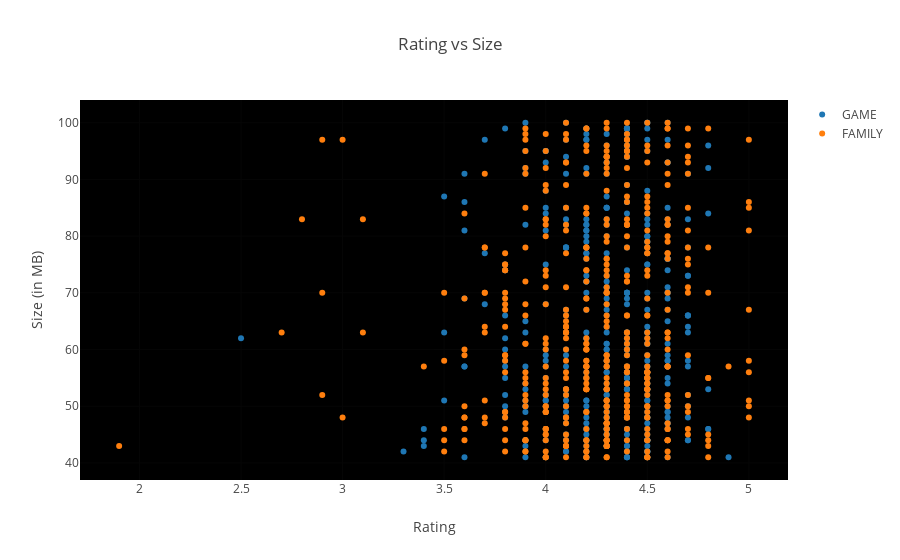

Notebook cell for this chart:
### Markdown cell above
Most top rated apps are optimally sized between **~2MB to ~40MB** - neither too light nor too heavy.

### Code cell
c = ['hsl('+str(h)+',50%'+',50%)' for h in np.linspace(0, 360, len(list(set(groups.Category))))]

subset_df = df[df.Size > 40]
groups_temp = subset_df.groupby('Category').filter(lambda x: len(x) >20)

# for category in enumerate(list(set(groups_temp.Category))):
#     print (category)

data = [{
    'x': groups_temp.loc[subset_df.Category==category[1]]['Rating'], 
    'type':'scatter',
    'y' : subset_df['Size'],
    'name' : str(category[1]),
    'mode' : 'markers',
    'showlegend': True,
    #'marker': {'color':c[i]}
    #'text' : df['rating'],
    } for category in enumerate(['GAME', 'FAMILY'])]


layout = {'title':"Rating vs Size", 
          'xaxis': {'title' : 'Rating'},
          'yaxis' : {'title' : 'Size (in MB)'},
         'plot_bgcolor': 'rgb(0,0,0)'}

plotly.offline.iplot({'data': data, 'layout': layout})

# heavy_categories = [ 'ENTERTAINMENT', 'MEDICAL', 'DATING']

# data = [{
#     'x': groups.loc[df.Category==category]['Rating'], 
#     'type':'scatter',
#     'y' : df['Size'],
#     'name' : category,
#     'mode' : 'markers',
#     'showlegend': True,
#     #'text' : df['rating'],
#     } for category in heavy_categories]

### Figure 1 — Plotly figure (JSON) as saved in the notebook; plotly's stock layout.template omitted (floating-point values rounded to 4 significant figures; data arrays with more than 128 entries replaced by an {"elided": "..."} marker saying what was removed)
{"data": [{"mode": "markers", "name": "GAME", "showlegend": true, "type": "scatter", "uid": "15f8f4ae-1448-11f0-b24d-0242ac130202", "x": {"elided": "397 float values"}, "y": {"elided": "1307 int values"}}, {"mode": "markers", "name": "FAMILY", "showlegend": true, "type": "scatter", "uid": "15f8f76a-1448-11f0-b24d-0242ac130202", "x": {"elided": "456 float values"}, "y": {"elided": "1307 int values"}}], "layout": {"plot_bgcolor": "rgb(0,0,0)", "title": "Rating vs Size", "xaxis": {"title": "Rating"}, "yaxis": {"title": "Size (in MB)"}}}
